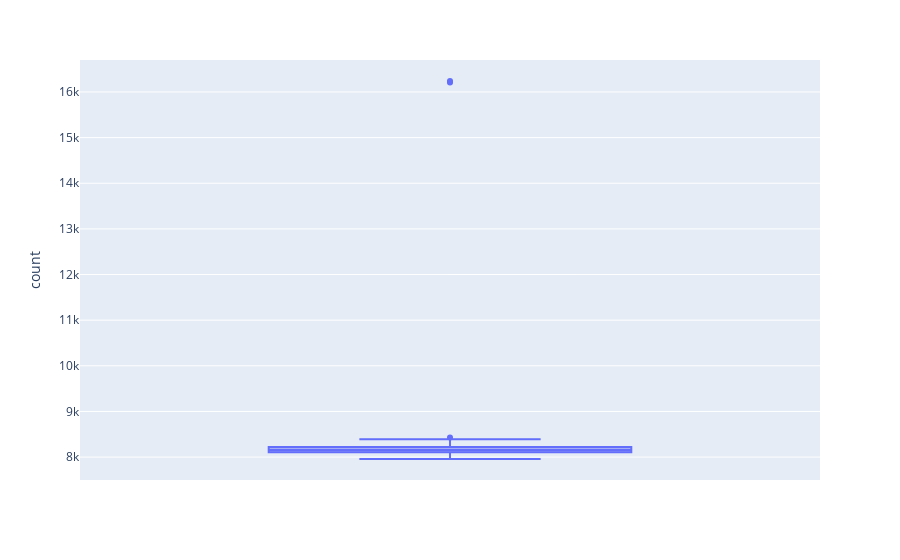
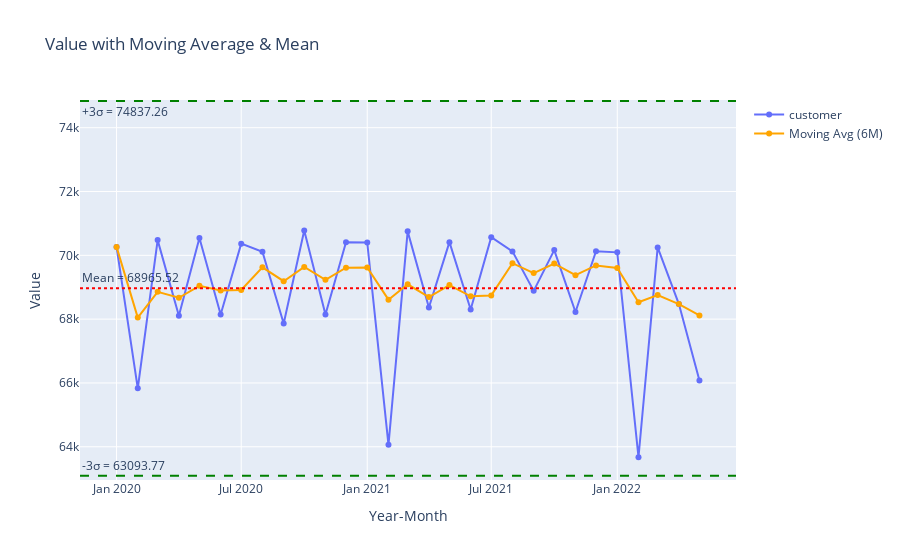

These figures' notebook cell, in order:
### Code cell
import duckdb
import plotly.graph_objects as go
import plotly.express as px
import psutil, os, time
import pandas as pd

start_time = time.time()
pid = os.getpid()
process = psutil.Process(pid)
start_mem = process.memory_info().rss / 1024**2
print(f"Starting RAM Usage: {start_mem:.2f} MB")

data_path = "data/customers-2000000.csv"

con = duckdb.connect()

schema = con.execute(f"""
    DESCRIBE SELECT * FROM read_csv_auto('{data_path}') LIMIT 0
""").fetchdf()

print(schema)

current_mem = process.memory_info().rss / 1024**2
print(f"Loading Data Schema RAM Usage: {(current_mem - start_mem):.2f} MB")

df_country_value_counts = con.execute(f"""
    SELECT Country, COUNT("Customer Id") as count
    FROM read_csv_auto('{data_path}', SAMPLE_SIZE=1)
    GROUP BY Country       
""").fetch_df()

current_mem = process.memory_info().rss / 1024**2
print(f"Country Profiling RAM Usage: {(current_mem - start_mem):.2f} MB")

trend_df = con.execute(f"""
        SELECT 
            CAST(strftime('%Y', "Subscription Date") AS INT) AS year,
            CAST(strftime('%m', "Subscription Date") AS INT) AS month,
            COUNT("Customer Id") AS count
        FROM read_csv_auto('{data_path}', SAMPLE_SIZE=1)
        GROUP BY year, month
        ORDER BY year, month
""").fetch_df()

trend_df["dt"] = (
    trend_df["year"].astype(str) + "-" + trend_df["month"].astype(str).str.zfill(2)
)
trend_df["moving_avg"] = trend_df["count"].rolling(window=6, min_periods=1).mean()

mean_val = trend_df["count"].mean()
std_val = trend_df["count"].std()
upper_bound = mean_val + 3 * std_val
lower_bound = mean_val - 3 * std_val

current_mem = process.memory_info().rss / 1024**2
print(f"Subscription Rate Profiling RAM Usage: {(current_mem - start_mem):.2f} MB")

print(f"Time taken : {time.time() - start_time} s")

fig = px.box(df_country_value_counts, y="count")
fig.show()


fig = go.Figure()
fig.add_trace(
    go.Scatter(
        x=trend_df["dt"],
        y=trend_df["count"],
        name="customer",
        mode="lines+markers",
    )
)
fig.add_hline(
    y=mean_val,
    line_dash="dot",
    line_color="red",
    annotation_text=f"Mean = {mean_val:.2f}",
    annotation_position="top left",
)
fig.add_trace(
    go.Scatter(
        x=trend_df["dt"],
        y=trend_df["moving_avg"],
        mode="lines+markers",
        name="Moving Avg (6M)",
        line=dict(color="orange"),
    )
)

fig.add_hline(
    y=upper_bound,
    line_dash="dash",
    line_color="green",
    annotation_text=f"+3σ = {upper_bound:.2f}",
    annotation_position="bottom left",
)

fig.add_hline(
    y=lower_bound,
    line_dash="dash",
    line_color="green",
    annotation_text=f"-3σ = {lower_bound:.2f}",
    annotation_position="top left",
)

fig.update_layout(
    title="Value with Moving Average & Mean",
    xaxis_title="Year-Month",
    yaxis_title="Value",
)


fig.show()

### Figure 1 — Plotly figure (JSON) as saved in the notebook; plotly's stock layout.template omitted (floating-point values rounded to 4 significant figures; data arrays with more than 128 entries replaced by an {"elided": "..."} marker saying what was removed)
{"data": [{"alignmentgroup": "True", "hovertemplate": "count=%{y}<extra></extra>", "legendgroup": "", "marker": {"color": "#636efa"}, "name": "", "notched": false, "offsetgroup": "", "orientation": "v", "showlegend": false, "type": "box", "x0": " ", "xaxis": "x", "y": {"elided": "243 int values"}, "y0": " ", "yaxis": "y"}], "layout": {"boxmode": "group", "legend": {"tracegroupgap": 0}, "margin": {"t": 60}, "xaxis": {"anchor": "y", "domain": [0, 1]}, "yaxis": {"anchor": "x", "domain": [0, 1], "title": {"text": "count"}}}}

### Figure 2 — Plotly figure (JSON) as saved in the notebook; plotly's stock layout.template omitted (floating-point values rounded to 4 significant figures)
{"data": [{"mode": "lines+markers", "name": "customer", "type": "scatter", "x": ["2020-01", "2020-02", "2020-03", "2020-04", "2020-05", "2020-06", "2020-07", "2020-08", "2020-09", "2020-10", "2020-11", "2020-12", "2021-01", "2021-02", "2021-03", "2021-04", "2021-05", "2021-06", "2021-07", "2021-08", "2021-09", "2021-10", "2021-11", "2021-12", "2022-01", "2022-02", "2022-03", "2022-04", "2022-05"], "y": [70264, 65831, 70477, 68109, 70545, 68144, 70365, 70111, 67861, 70780, 68145, 70413, 70404, 64060, 70751, 68367, 70413, 68302, 70570, 70123, 68886, 70164, 68222, 70130, 70093, 63671, 70249, 68472, 66078]}, {"line": {"color": "orange"}, "mode": "lines+markers", "name": "Moving Avg (6M)", "type": "scatter", "x": ["2020-01", "2020-02", "2020-03", "2020-04", "2020-05", "2020-06", "2020-07", "2020-08", "2020-09", "2020-10", "2020-11", "2020-12", "2021-01", "2021-02", "2021-03", "2021-04", "2021-05", "2021-06", "2021-07", "2021-08", "2021-09", "2021-10", "2021-11", "2021-12", "2022-01", "2022-02", "2022-03", "2022-04", "2022-05"], "y": [70260.0, 68050.0, 68860.0, 68670.0, 69050.0, 68900.0, 68910.0, 69630.0, 69190.0, 69630.0, 69230.0, 69610.0, 69620.0, 68610.0, 69090.0, 68690.0, 69070.0, 68720.0, 68740.0, 69750.0, 69440.0, 69740.0, 69380.0, 69680.0, 69600.0, 68530.0, 68750.0, 68470.0, 68120.0]}], "layout": {"annotations": [{"showarrow": false, "text": "Mean = 68965.52", "x": 0, "xanchor": "left", "xref": "x domain", "y": 68970.0, "yanchor": "bottom", "yref": "y"}, {"showarrow": false, "text": "+3σ = 74837.26", "x": 0, "xanchor": "left", "xref": "x domain", "y": 74840.0, "yanchor": "top", "yref": "y"}, {"showarrow": false, "text": "-3σ = 63093.77", "x": 0, "xanchor": "left", "xref": "x domain", "y": 63090.0, "yanchor": "bottom", "yref": "y"}], "shapes": [{"line": {"color": "red", "dash": "dot"}, "type": "line", "x0": 0, "x1": 1, "xref": "x domain", "y0": 68970.0, "y1": 68970.0, "yref": "y"}, {"line": {"color": "green", "dash": "dash"}, "type": "line", "x0": 0, "x1": 1, "xref": "x domain", "y0": 74840.0, "y1": 74840.0, "yref": "y"}, {"line": {"color": "green", "dash": "dash"}, "type": "line", "x0": 0, "x1": 1, "xref": "x domain", "y0": 63090.0, "y1": 63090.0, "yref": "y"}], "title": {"text": "Value with Moving Average & Mean"}, "xaxis": {"title": {"text": "Year-Month"}}, "yaxis": {"title": {"text": "Value"}}}}
